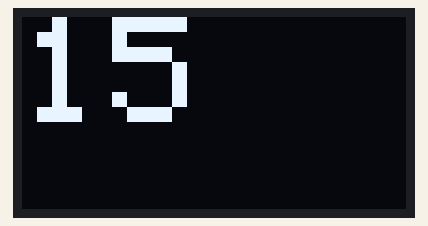
A sketch run on a simulated Arduino Uno, built with avr-gcc and run on an emulated ATmega328P. Parts: 128×64 one-colour display.

Above: at 0.5 s.
At 74.5 s:
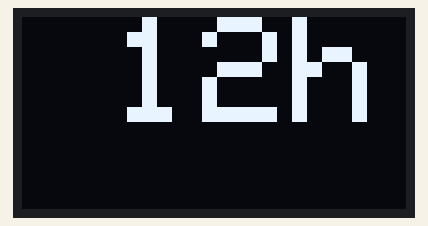

The sketch:

ecran_oled.ino
```cpp
#include <SPI.h>
#include <Wire.h>
#include <Adafruit_GFX.h>
#include <Adafruit_SSD1306.h>

#define OLED_RESET 4
Adafruit_SSD1306 display(OLED_RESET);


static const unsigned char PROGMEM bmp[] =
{ B00000000, B11000000,
  B00000001, B11000000,
  B00000001, B11000000,
  B00000011, B11100000,
  B11110011, B11100000,
  B11111110, B11111000,
  B01111110, B11111111,
  B00110011, B10011111,
  B00011111, B11111100,
  B00001101, B01110000,
  B00011011, B10100000,
  B00111111, B11100000,
  B00111111, B11110000,
  B01111100, B11110000,
  B01110000, B01110000,
  B00000000, B00110000 };

void setup() {
  // put your setup code here, to run once:

  Serial.begin(9600);
  //afficherHeure(12,15);

}

void loop() {
   afficherHeure(12,15);


}

void afficherHeure(int a, int b){

  display.begin(SSD1306_SWITCHCAPVCC, 0x3D); //initalisation du premier écran
  display.clearDisplay();
  display.display();
  display.setTextSize(5);
  display.setTextColor(WHITE);
  display.setCursor(30,0);
  display.print(a);
  display.println("h");
  display.display();


  display.begin(SSD1306_SWITCHCAPVCC, 0x3C); //initialisation du second écran
  display.clearDisplay();
  display.display();
  display.setTextSize(5);
  display.setTextColor(WHITE);
  display.setCursor(0,0);
  display.println(b);
  display.display();
}
```
